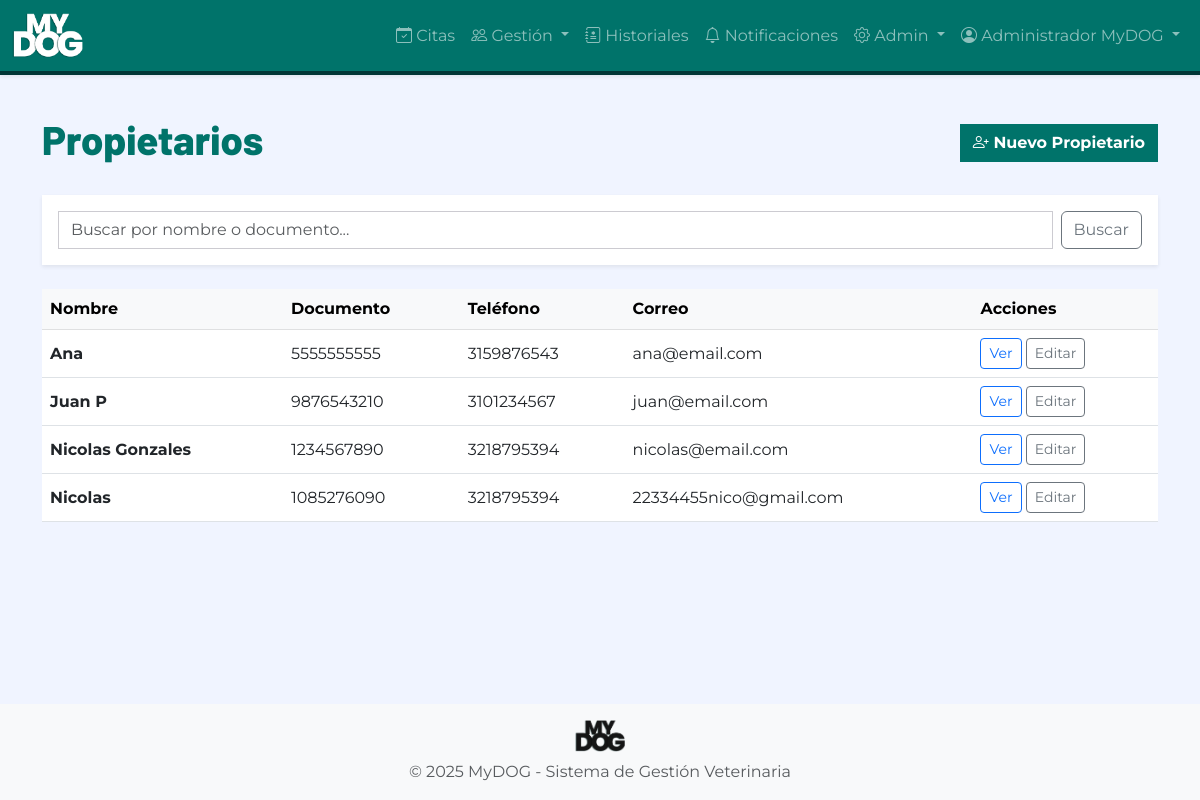
/propietarios/ (signed in), run on an earlier commit of the app's database.
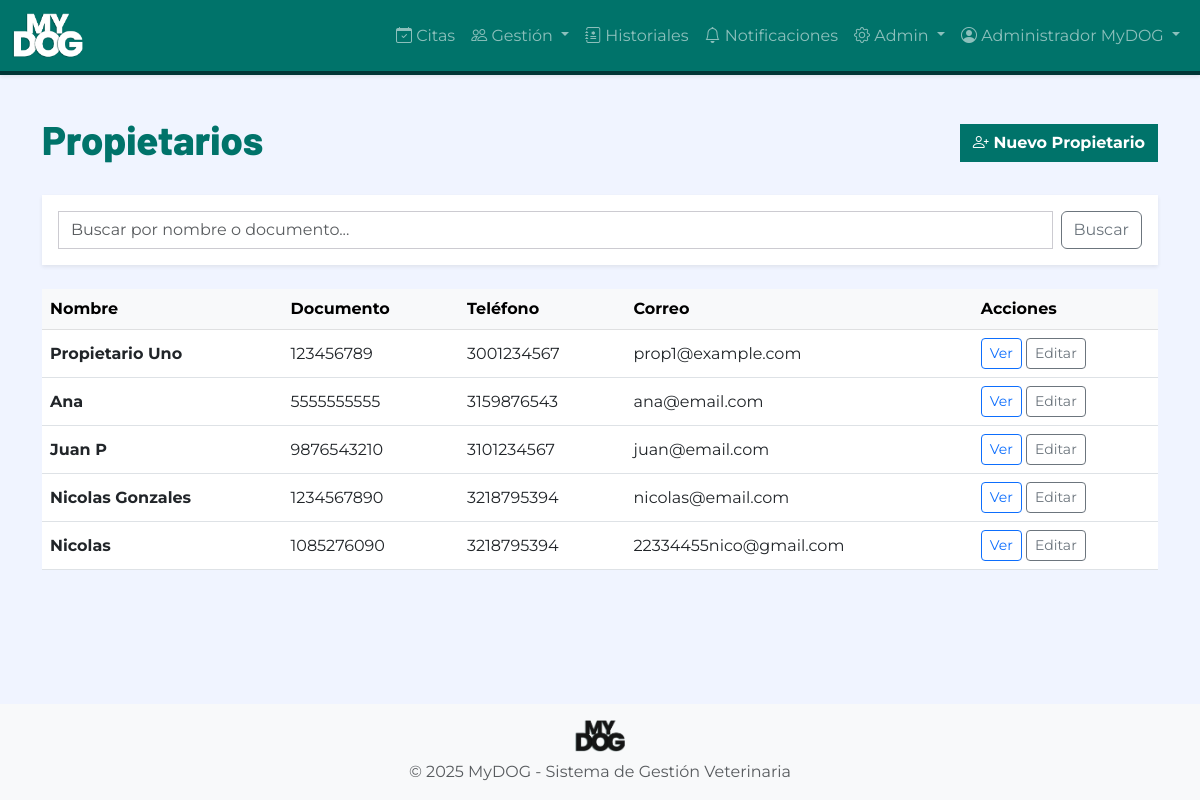
And on a later commit of the database.
### autenticacion/models.py (models this page shows, shortened)
class Usuario(AbstractUser):
    ROL_CHOICES = [
        ('ADMIN', 'Administrador'),
        ('VETERINARIO', 'Veterinario'),
        ('ADMINISTRATIVO', 'Personal Administrativo'),
        ('PROPIETARIO', 'Propietario'),
    ]
    rol = models.CharField(
        max_length=20,
        choices=ROL_CHOICES,
        verbose_name='Rol',
        help_text='Rol del usuario en el sistema'
    )
    activo = models.BooleanField(
        default=True,
        verbose_name='Activo',
        help_text='Indica si el usuario puede acceder al sistema'
    )
    intentos_fallidos = models.IntegerField(
        default=0,
        verbose_name='Intentos fallidos',
        help_text='Número de intentos fallidos de login consecutivos'
    )
    bloqueado_hasta = models.DateTimeField(
        null=True,
        blank=True,
        verbose_name='Bloqueado hasta',
        help_text='Fecha y hora hasta la cual el usuario está bloqueado'
    )
    foto_perfil = models.ImageField(
        upload_to='perfiles/',
        null=True,
        blank=True,
        verbose_name='Foto de perfil'
    )
    telefono = models.CharField(
        max_length=15,
        blank=True,
        verbose_name='Teléfono'
    )
    fecha_creacion = models.DateTimeField(
        auto_now_add=True,
        verbose_name='Fecha de creación'
    )
    fecha_modificacion = models.DateTimeField(
        auto_now=True,
        verbose_name='Fecha de modificación'
    )
    class Meta:
        verbose_name = 'Usuario'
        verbose_name_plural = 'Usuarios'
        ordering = ['-fecha_creacion']
    def es_admin(self):
        return self.rol == 'ADMIN'

### propietarios/models.py (models this page shows, shortened)
class Propietario(models.Model):
    usuario = models.OneToOneField(
        'autenticacion.Usuario',
        on_delete=models.CASCADE,
        related_name='propietario',
        verbose_name='Usuario',
        help_text='Usuario del sistema asociado al propietario'
    )
    nombre = models.CharField(
        max_length=100,
        verbose_name='Nombre completo',
        help_text='Nombre completo del propietario (3-100 caracteres)'
    )
    documento = models.CharField(
        max_length=20,
        unique=True,
        verbose_name='Documento de identidad',
        help_text='Número de documento único del propietario'
    )
    telefono_validator = RegexValidator(
        regex=r'^\d{7,15}$',
        message='El teléfono debe contener entre 7 y 15 dígitos numéricos'
    )
    telefono = models.CharField(
        max_length=15,
        validators=[telefono_validator],
        verbose_name='Teléfono',
        help_text='Teléfono de contacto (7-15 dígitos)'
    )
    correo = models.EmailField(
        unique=True,
        validators=[EmailValidator()],
        verbose_name='Correo electrónico',
        help_text='Correo electrónico único del propietario'
    )
    direccion = models.TextField(
        max_length=200,
        blank=True,
        verbose_name='Dirección',
        help_text='Dirección de residencia (opcional, máx 200 caracteres)'
    )
    fecha_registro = models.DateTimeField(
        auto_now_add=True,
        verbose_name='Fecha de registro'
    )
    fecha_modificacion = models.DateTimeField(
        auto_now=True,
        verbose_name='Fecha de modificación'
    )
    activo = models.BooleanField(
        default=True,
        verbose_name='Activo',
        help_text='Indica si el propietario está activo en el sistema'
    )
    class Meta:
        verbose_name = 'Propietario'
        verbose_name_plural = 'Propietarios'
        ordering = ['-fecha_registro']
        indexes = [
            models.Index(fields=['documento']),
            models.Index(fields=['correo']),
        ]

### propietarios/views.py (the view)
# urls.py: path('', views.lista_propietarios, name='lista'),
@login_required
@staff_required
def lista_propietarios(request):
    query = request.GET.get('q')
    if query:
        propietarios = Propietario.objects.filter(
            nombre__icontains=query
        ) | Propietario.objects.filter(
            documento__icontains=query
        )
    else:
        propietarios = Propietario.objects.all()
    return render(request, 'propietarios/lista.html', {'propietarios': propietarios})

### templates/propietarios/lista.html (shortened to what this page needs)
{% extends 'base.html' %}
{% block content %}
<div class="d-flex justify-content-between align-items-center mb-4">
    <h1 class="font-titulo text-primary-mydog">Propietarios</h1>
    <a href="{% url 'propietarios:registrar' %}" class="btn btn-primary-mydog">
        <i class="bi bi-person-plus"></i> Nuevo Propietario
    </a>
</div>
<div class="card shadow-sm border-0 mb-4">
    <div class="card-body">
        <form method="get" class="d-flex gap-2">
            <input type="text" name="q" class="form-control" placeholder="Buscar por nombre o documento..." value="{{ request.GET.q }}">
            <button type="submit" class="btn btn-outline-secondary">Buscar</button>
        </form>
    </div>
</div>
<div class="table-responsive">
    <table class="table table-hover align-middle">
        <thead class="table-light">
            <tr>
                <th>Nombre</th>
                <th>Documento</th>
                <th>Teléfono</th>
                <th>Correo</th>
                <th>Acciones</th>
            </tr>
        </thead>
        <tbody>
            {% for propietario in propietarios %}
            <tr>
                <td>
                    <a href="{% url 'propietarios:detalle' propietario.pk %}" class="text-decoration-none fw-bold text-dark">
                        {{ propietario.nombre }}
                    </a>
                </td>
                <td>{{ propietario.documento }}</td>
                <td>{{ propietario.telefono }}</td>
                <td>{{ propietario.correo }}</td>
                <td>
                    <a href="{% url 'propietarios:detalle' propietario.pk %}" class="btn btn-sm btn-outline-primary">Ver</a>
                    <a href="{% url 'propietarios:editar' propietario.pk %}" class="btn btn-sm btn-outline-secondary">Editar</a>
                </td>
            </tr>
            {% empty %}
            <tr>
                <td colspan="5" class="text-center py-4 text-muted">No se encontraron propietarios.</td>
            </tr>
            {% endfor %}
        </tbody>
    </table>
</div>
{% endblock %}

### templates/base.html (shortened to what this page needs)
{% load static %}
<!DOCTYPE html>
<html lang="es">
<head>
    <link href="https://cdn.jsdelivr.net/npm/bootstrap@5.3.0/dist/css/bootstrap.min.css" rel="stylesheet">
    <link rel="stylesheet" href="https://cdn.jsdelivr.net/npm/bootstrap-icons@1.11.0/font/bootstrap-icons.css">
    <link rel="stylesheet" href="{% static 'css/base.css' %}">
    <link rel="stylesheet" href="{% static 'css/responsive.css' %}">
</head>
<body>
    <nav class="navbar navbar-expand-lg navbar-dark bg-primary-mydog shadow-sm">
        <div class="container-fluid">
            <a class="navbar-brand" href="{% url 'home' %}">
                <img src="{% static 'img/logo-mydog-blanco.png' %}" alt="MyDOG" height="45" class="d-inline-block">
            </a>
            <div class="collapse navbar-collapse" id="navbarNav">
                <ul class="navbar-nav ms-auto">
                    {% if user.is_authenticated %}
                        {% if user.rol != 'PROPIETARIO' %}
                        <li class="nav-item">
                            <a class="nav-link" href="{% url 'citas:calendario' %}">
                                <i class="bi bi-calendar-check"></i> Citas
                            </a>
                        </li>
                        <li class="nav-item dropdown">
                            <a class="nav-link dropdown-toggle" href="#" role="button" data-bs-toggle="dropdown">
                                <i class="bi bi-people"></i> Gestión
                            </a>
                        </li>
                        {% endif %}
                        <li class="nav-item">
                            <a class="nav-link" href="{% url 'historiales:mis_mascotas' %}">
                                <i class="bi bi-journal-medical"></i>
                                {% if user.rol == 'PROPIETARIO' %}Mis Mascotas{% else %}Historiales{% endif %}
                            </a>
                        </li>
                        <li class="nav-item">
                            <a class="nav-link" href="{% url 'notificaciones:lista' %}">
                                <i class="bi bi-bell"></i> Notificaciones
                            </a>
                        </li>
                        {% if user.es_admin %}
                        <li class="nav-item dropdown">
                            <a class="nav-link dropdown-toggle" href="#" role="button" data-bs-toggle="dropdown">
                                <i class="bi bi-gear"></i> Admin
                            </a>
                        </li>
                        {% endif %}
                        <li class="nav-item dropdown">
                            <a class="nav-link dropdown-toggle" href="#" role="button" data-bs-toggle="dropdown">
                                <i class="bi bi-person-circle"></i> {{ user.get_full_name|default:user.username }}
                            </a>
                        </li>
                    {% else %}
                        <li class="nav-item">
                            <a class="nav-link" href="{% url 'autenticacion:login' %}">Iniciar Sesión</a>
                        </li>
                    {% endif %}
                </ul>
            </div>
        </div>
    </nav>
    <main class="container py-4">
        {% block content %}{% endblock %}
    </main>
    <footer class="footer mt-auto py-3 bg-light">
        <div class="container text-center">
            <img src="{% static 'img/logo-mydog-negro.png' %}" alt="MyDOG" height="32" class="mb-2">
            <p class="text-muted mb-0">&copy; 2025 MyDOG - Sistema de Gestión Veterinaria</p>
        </div>
    </footer>
</body>
</html>

### static/css/base.css (style rules this page uses)
:root { --color-primary: #00736A; --color-secondary: #003535; --color-accent: #F95C32; --color-accent-light: #0FF7750; --color-bg-light: #F0F4FF; --color-gray: #CCCBD1; --color-white: #FFFFFF; --color-black: #000000; --font-titulo: 'Barlow', sans-serif; --font-subtitulo: 'Montserrat', sans-serif; --font-texto: 'Montserrat', sans-serif; }
body { font-family: var(--font-texto); background-color: var(--color-bg-light); color: var(--color-black); }
h1, h2, h3, h4, h5, h6, .font-titulo { font-family: var(--font-titulo); font-weight: 800; }
.bg-primary-mydog { background-color: var(--color-primary) !important; }
.text-primary-mydog { color: var(--color-primary) !important; }
.btn-primary-mydog { background-color: var(--color-primary); border-color: var(--color-primary); color: var(--color-white); font-family: var(--font-subtitulo); font-weight: 700; border-radius: 0 !important; }
.card { border-radius: 0 !important; }
.form-control, .form-select { border-radius: 0 !important; border-color: var(--color-gray); }
.navbar { box-shadow: 0 2px 4px rgba(0,0,0,0.1); box-shadow: none; border-bottom: 4px solid var(--color-secondary); }

### templates/base.html (style rules this page uses)
html, body { height: 100%; }
body { display: flex; flex-direction: column; }
main { flex: 1 0 auto; }
footer { flex-shrink: 0; }

What changed in the data, as far as the page shows it:
added Propietario: nombre "Propietario Uno", documento "123456789", telefono "3001234567", correo "prop1@example.com"
